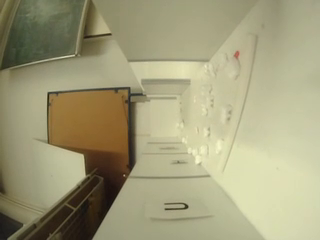
#> input picture frame 79 of CamRec Python/train/None.mp4, 320 x 240 px, given in place of the camera
$ python collect_train_data.py   (older library calls are emulated)
#> lines starting #> are read from the running program, lines starting #| are printed output that depends on the picture
### CamRec Python/FisheyeCorrection/undistort.py
import cv2
import numpy as np

#Fisheye correction: https://medium.com/@kennethjiang/calibrate-fisheye-lens-using-opencv-333b05afa0b0

DIM=(160, 120)
K=np.array([[135.1327507971643, 0.0, 161.6007937651761], [0.0, 179.95275429557344, 111.86878581055734], [0.0, 0.0, 1.0]])
D=np.array([[-0.016416623271148], [-0.02855488457571125], [0.034247182505227264], [-0.015755762345239916]])

#DIM=(640, 480)
#K=np.array([[356.8072727507862, 0.0, 322.33462259356236], [0.0, 357.06467757792154, 225.33318566698233], [0.0, 0.0, 1.0]])
#D=np.array([[-0.015950423247026845], [0.004276614047737227], [-0.029983524993147954], [0.019054965886334024]])

def get_undistort_map(balance=0.0, scale_factor=1.0, new_dim=(320, 240)):
    assert new_dim[0]/new_dim[1] == new_dim[0]/new_dim[1], "Image to undistort needs to have same aspect ratio as the ones used in calibration"

    dim2 = (round(new_dim[0] * scale_factor), round(new_dim[1] * scale_factor))
    dim3 = new_dim

    scaled_K = K * new_dim[0] / DIM[0]  # The values of K is to scale with image dimension.
    scaled_K[2][2] = 1.0  # Except that K[2][2] is always 1.0

    new_K = cv2.fisheye.estimateNewCameraMatrixForUndistortRectify(scaled_K, D, dim2, np.eye(3), balance=balance)
    map1, map2 = cv2.fisheye.initUndistortRectifyMap(scaled_K, D, np.eye(3), new_K, dim3, cv2.CV_16SC2)
    return map1, map2

def undistort(img, map1, map2):
    undistorted_img = cv2.remap(img, map1, map2, interpolation=cv2.INTER_LINEAR, borderMode=cv2.BORDER_CONSTANT)
    return undistorted_img

### CamRec Python/collect_train_data.py
import cv2 as cv
import numpy as np
from FisheyeCorrection.undistort import undistort, get_undistort_map

img_size = 100

cam_l = cv.VideoCapture(0) # left
if not cam_l.isOpened():
    raise IOError("Cannot open webcam")
cam_l.set(cv.CAP_PROP_FOURCC, cv.VideoWriter_fourcc('M','J','P','G'))
cam_l.set(cv.CAP_PROP_FRAME_WIDTH, 320)
cam_l.set(cv.CAP_PROP_FRAME_HEIGHT, 240)

cam_r = cv.VideoCapture(1) # right
if not cam_r.isOpened():
    raise IOError("Cannot open webcam")
cam_r.set(cv.CAP_PROP_FOURCC, cv.VideoWriter_fourcc('M','J','P','G'))
cam_r.set(cv.CAP_PROP_FRAME_WIDTH, 320)
cam_r.set(cv.CAP_PROP_FRAME_HEIGHT, 240)

out_l = cv.VideoWriter('left.avi', cv.VideoWriter_fourcc('M','J','P','G'), 10, (img_size, img_size), False)
out_r = cv.VideoWriter('right.avi', cv.VideoWriter_fourcc('M','J','P','G'), 10, (img_size, img_size), False)

map1, map2 = get_undistort_map(0.8, 1.0)

def get_undist_roi(img, map1, map2, is_right=False):
    img = undistort(img, map1, map2)
    if is_right:
        img = cv.rotate(img, cv.ROTATE_180)
    img = img[round(120 * (1.0 - 2.0 / 5.0)) : round(120 * (1.0 + 2.0 / 5.0)), 160 : 320]
    img = cv.resize(img, (img_size, img_size))
    return img

last_left = np.zeros((img_size, img_size), dtype=np.uint8)
last_right = np.zeros((img_size, img_size), dtype=np.uint8)

threshold = 0.02

while True:
    _, left_img = cam_l.read()
#> left_img is the input picture: shape (240, 320, 3); mean B, G, R 123, 156.8, 161.3
    _, right_img = cam_r.read()

    left_img = cv.cvtColor(left_img, cv.COLOR_RGB2GRAY)
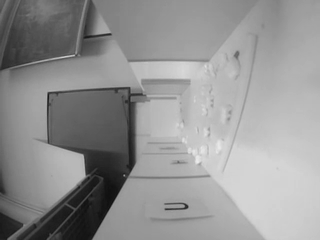
#> left_img: shape (240, 320); min 16, max 235, mean 147.3
    right_img = cv.cvtColor(right_img, cv.COLOR_RGB2GRAY)

    left_img = get_undist_roi(left_img, map1, map2)
#> in undistort, `undistorted_img = cv2.remap(img, map1, map2, interpolation=cv2.INTER_L..`:
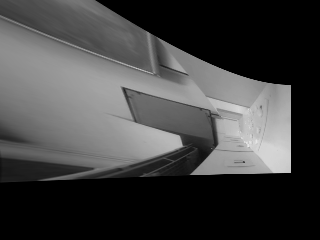
#> undistorted_img: shape (240, 320); min 0, max 232, mean 65.8
#> in get_undist_roi, `img = img[round(120 * (1.0 - 2.0 / 5.0)) : round(120 * (1.0 + 2.0 / 5...`:
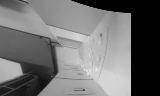
#> img: shape (96, 160); min 0, max 232, mean 112
#> in get_undist_roi, `img = cv.resize(img, (img_size, img_size))`:
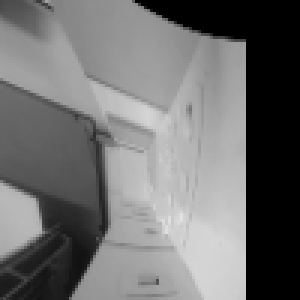
#> img: shape (100, 100) (shown 3 times larger); min 0, max 226, mean 112.1
    right_img = get_undist_roi(right_img, map1, map2, True)
#> call 2 of get_undist_roi, with map1 = array of shape (240, 320, 2), is_right = True
#> in get_undist_roi (call 2), `img = cv.rotate(img, cv.ROTATE_180)`:
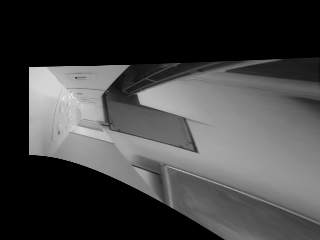
#> img: shape (240, 320); min 0, max 232, mean 65.8
#> in get_undist_roi (call 2), `img = img[round(120 * (1.0 - 2.0 / 5.0)) : round(120 * (1.0 + 2.0 / 5...`:
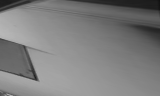
#> img: shape (96, 160); min 16, max 184, mean 125.8
#> in get_undist_roi (call 2), `img = cv.resize(img, (img_size, img_size))`:
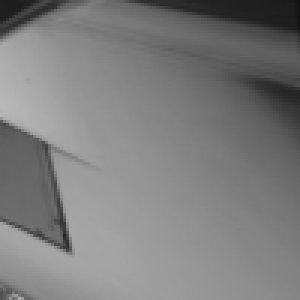
#> img: shape (100, 100) (shown 3 times larger); min 17, max 183, mean 125.7

    left_err = np.mean(np.absolute(left_img / 255.0 - last_left / 255.0))
#> left_err = 0.44
    right_err = np.mean(np.absolute(right_img / 255.0 - last_right / 255.0))
#> right_err = 0.493

    if left_err > threshold:
        out_l.write(left_img)
        last_left = left_img

    if right_err > threshold:
        out_r.write(right_img)
        last_right = right_img

    if cv.waitKey(1) & 0xFF == ord('e'):
#> (key e is pressed here)
      break

out_l.release()
out_r.release()
cam_l.release()
cam_r.release()
cv.destroyAllWindows()

$ run again, starting later in the video
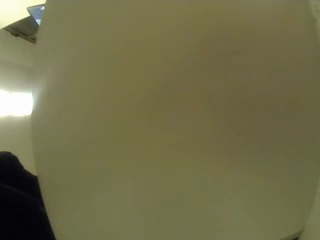
#> input picture frame 359 of CamRec Python/train/None.mp4, 320 x 240 px, given in place of the camera
#> left_img is the input picture: shape (240, 320, 3); mean B, G, R 74.7, 109.1, 113
#> left_img: shape (240, 320)
#> in undistort, `undistorted_img = cv2.remap(img, map1, map2, interpolation=cv2.INTER_L..`:
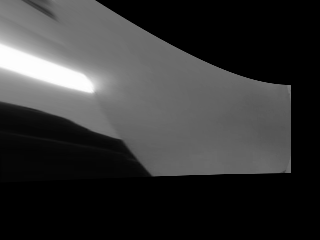
#> undistorted_img: shape (240, 320); min 0, max 255, mean 53
#> in get_undist_roi (call 2), `img = cv.resize(img, (img_size, img_size))`:
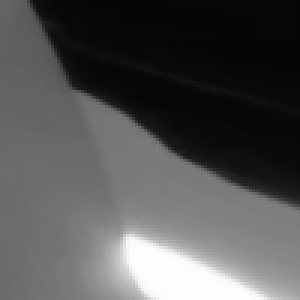
#> img: shape (100, 100) (shown 3 times larger); min 4, max 255, mean 83.6
#> left_err = 0.303
#> right_err = 0.328

$ run again, starting later in the video
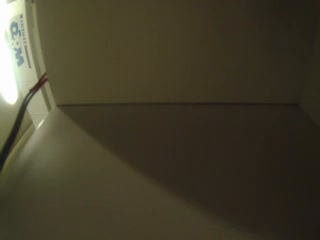
#> input picture frame 639 of CamRec Python/train/None.mp4, 320 x 240 px, given in place of the camera
#> left_img is the input picture: shape (240, 320, 3); mean B, G, R 44.4, 62.2, 67.7
#> left_img: shape (240, 320)
#> in undistort, `undistorted_img = cv2.remap(img, map1, map2, interpolation=cv2.INTER_L..`:
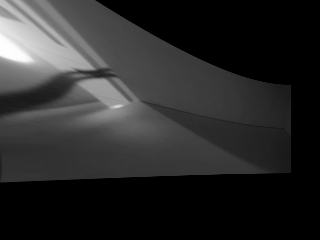
#> undistorted_img: shape (240, 320); min 0, max 255, mean 42.3
#> in get_undist_roi (call 2), `img = cv.resize(img, (img_size, img_size))`:
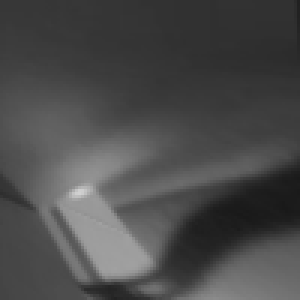
#> img: shape (100, 100) (shown 3 times larger); min 25, max 209, mean 74.9
#> left_err = 0.152
#> right_err = 0.294
